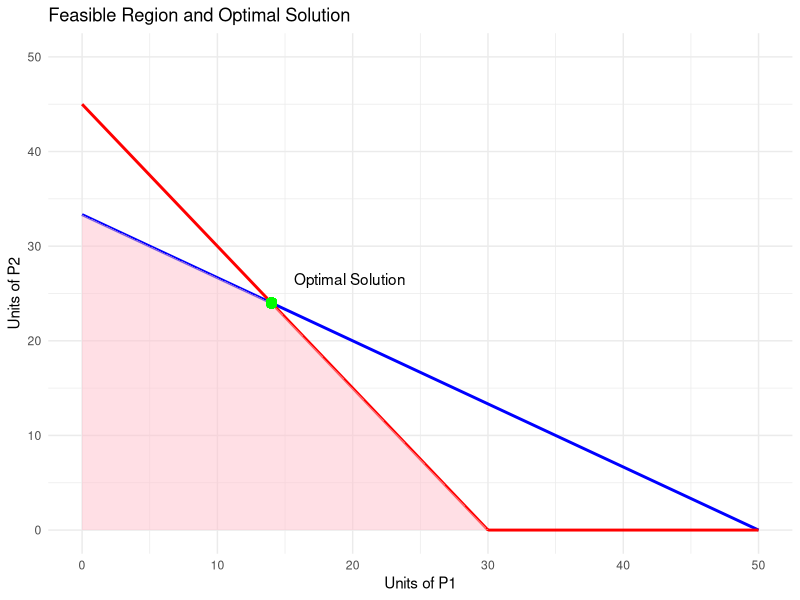
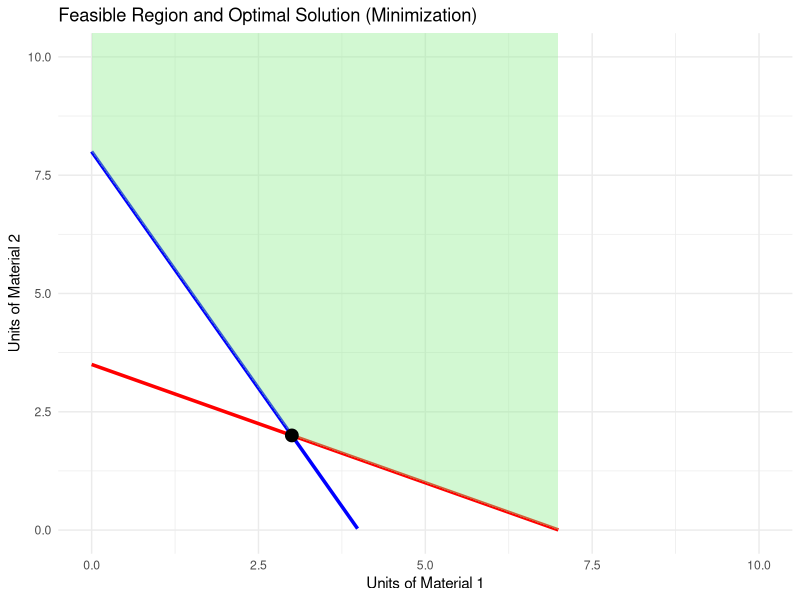

Here is the R script that generated these plots, in order:
#For maximization objective function
library(lpSolve)
objective <- c(50, 40)
constraints <- matrix(c(2, 3, 3, 2), nrow = 2, byrow = TRUE)
rhs <- c(100, 90)
direction <- c("<=", "<=")

solution <- lp("max", objective, constraints, direction, rhs, compute.sens = TRUE)
solution
optimal_values <- solution$solution
max_profit <- solution$objval


library(ggplot2)
constraint1 <- function(x) (100 - 2 * x) / 3
constraint2 <- function(x) (90 - 3 * x) / 2

# Define the range of x values
x_values <- seq(0, 50, length.out = 400)
# Create a data frame for ggplot
df <- data.frame(x = x_values,
                 y1 = pmax(0, constraint1(x_values)),
                 y2 = pmax(0, constraint2(x_values)))

# Plot the constraints and feasible region
ggplot(df, aes(x = x)) +
  geom_line(aes(y = y1), color = "blue", size = 1) +
  geom_line(aes(y = y2), color = "red", size = 1) +
  geom_ribbon(aes(ymin = 0, ymax = pmin(y1, y2)), fill = "pink", alpha = 0.5) +
  geom_point(aes(x = optimal_values[1], y = optimal_values[2]), color = "green", size = 3) +
  labs(title = "Feasible Region and Optimal Solution",
       x = "Units of P1",
       y = "Units of P2") +
  annotate("text", x = optimal_values[1], y = optimal_values[2], label = "Optimal Solution", hjust = -0.2, vjust = -1.5) +
  xlim(0, 50) +
  ylim(0, 50) +
  theme_minimal()



########
########

#For minimization objective function
########
########
library(lpSolve)

# Objective function coefficients
objective <- c(6, 4)

# Constraint matrix
constraints <- matrix(c(2, 1,
                        1, 2),
                      nrow = 2, byrow = TRUE)

# Right-hand side
rhs <- c(8, 7)
direction <- c(">=", ">=")
solution <- lp("min", objective, constraints, direction, rhs, compute.sens = TRUE)

solution
optimal_values <- solution$solution
min_cost <- solution$objval

library(ggplot2)

# Constraint boundary functions
constraint1 <- function(x) (8 - 2*x)
constraint2 <- function(x) (7 - 1*x) / 2

# Generate x values
x_values <- seq(0, 10, length.out = 400)

# Data frame for plotting
df <- data.frame(
  x = x_values,
  y1 = constraint1(x_values),
  y2 = constraint2(x_values)
)

# Keep only non-negative values

# Create separate data frame for optimal solution
opt_df <- data.frame(
  x = optimal_values[1],
  y = optimal_values[2]
)

ggplot(df, aes(x = x)) +
  geom_line(aes(y = y1), color = "blue", size = 1.2) +
  geom_line(aes(y = y2), color = "red", size = 1.2) +
  geom_ribbon(aes(ymin =pmax(y1, y2) , ymax = Inf),
              fill = "lightgreen", alpha = 0.4) +
  geom_point(data = opt_df, aes(x = x, y = y),
             color = "black", size = 4) +
  labs(
    title = "Feasible Region and Optimal Solution (Minimization)",
    x = "Units of Material 1",
    y = "Units of Material 2"
  ) +
  xlim(0, 10) +
  ylim(0, 10) +
  theme_minimal()
